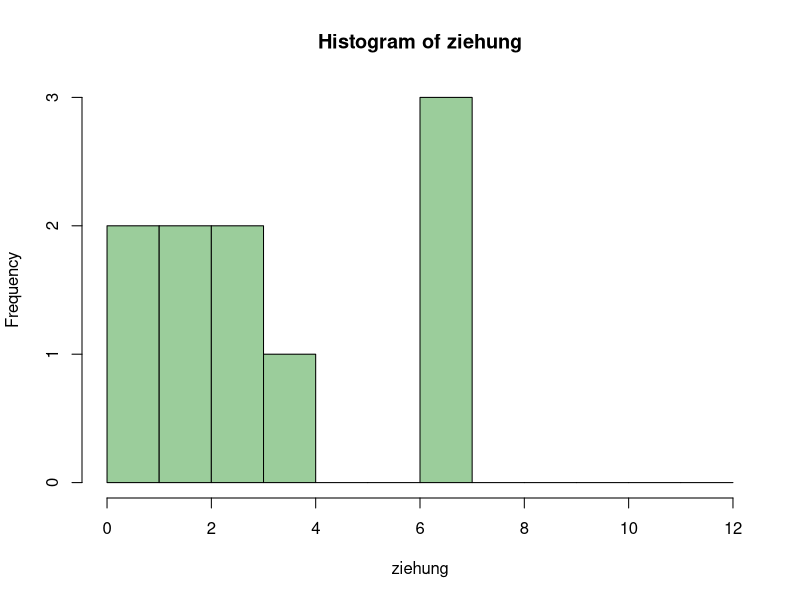

Recreate this plot in R.
#############################################
#        Zentraler Grenzwertsatz            #
#############################################

ergebnismenge <- c(0, 10, 11)

# Erwartungswert
erwartungswert <- sum(ergebnismenge * 1 / length(ergebnismenge))
erwartungswert

# Varianz von Erwartungswert
varianz <- sum((ergebnismenge - erwartungswert)^2 * 1/length(ergebnismenge))
varianz

# Mehrere Ziehungen
anzahlZiehungen <- 10

ziehung <- sample(erwartungswert, anzahlZiehungen, replace = T)

hist(ziehung, col="darkseagreen3", breaks=0:12)

######
soll <- 100
standardabweichung <- 20
anzahlPrüflinge <- 16 # z.B. Anzahl Teile oder Anzahl Tage
gesucht <- 104

# unter Gesucht
pnorm(q = gesucht, mean=soll, sd= standardabweichung / sqrt(anzahlPrüflinge))

# Zwischen zwei Werten
untereGrenze <- 98
obereGrenze <- 104
pnorm(q=obereGrenze, mean=soll, sd=standardabweichung / sqrt(anzahlPrüflinge)) - 
  pnorm(q=untereGrenze, mean=soll, sd=standardabweichung / sqrt(anzahlPrüflinge))
